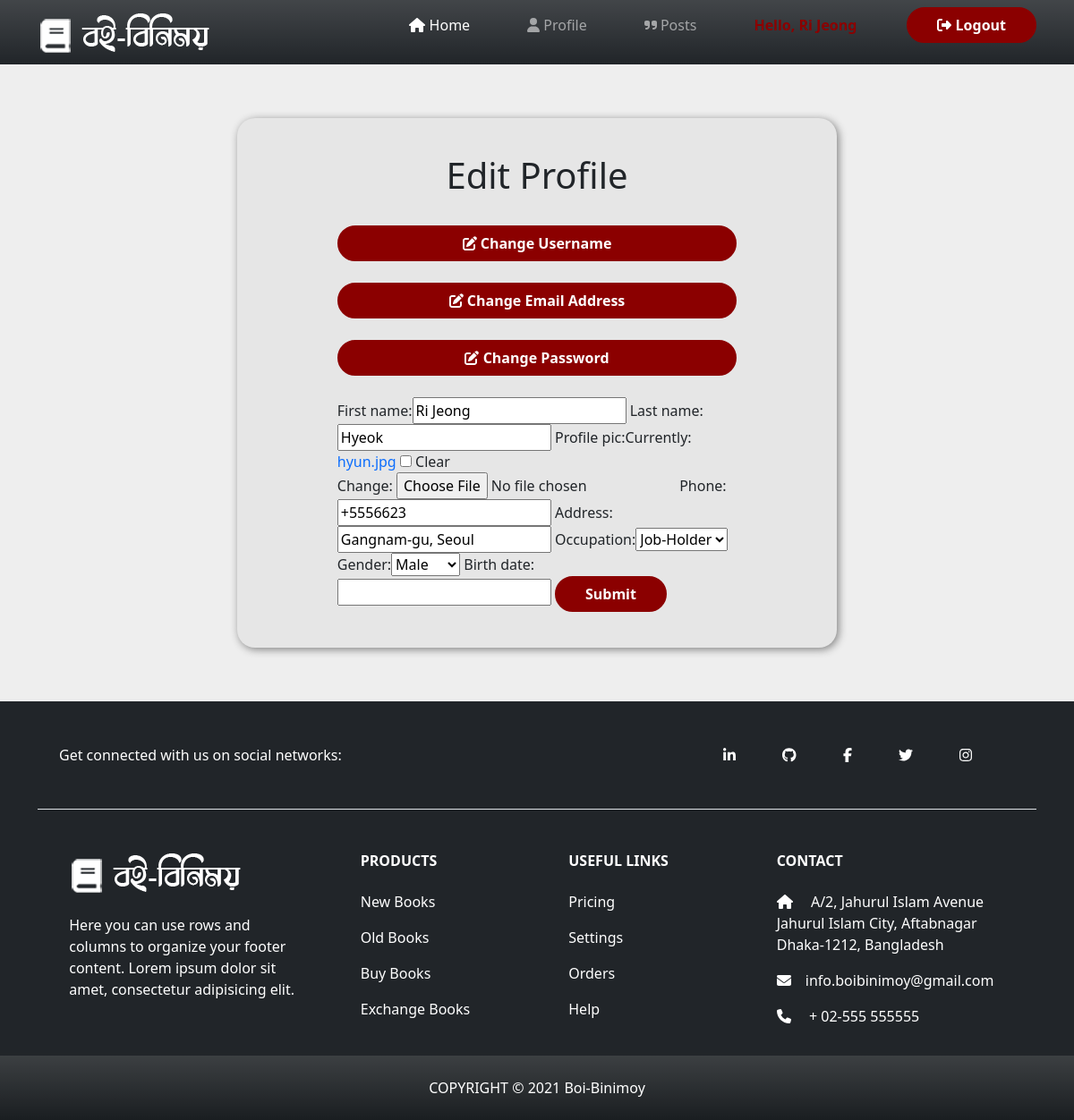
The page /edit-profile/ (signed in) on the database its author committed.
### users/models.py (models this page shows, shortened)
class Customer(models.Model):
    GENDER_TYPE = (
        ('Male','Male'),
        ('Female','Female'),
        ('Others','Others')
    )
    OCCUPATION_TYPE = (
        ('Student','Student'),
        ('Job-Holder','Job-Holder'),
    )
    username = models.OneToOneField(User, null=True, blank=True, on_delete=models.CASCADE)
    first_name = models.CharField(max_length=200, null=True, blank=True)
    last_name = models.CharField(max_length=200, null=True, blank=True)
    profile_pic = models.ImageField(default='profile-white.png', null=True, blank=True)
    phone = models.CharField(max_length=200, null=True, blank=True)
    email = models.CharField(max_length=200, null=True, blank=True)
    address = models.CharField(max_length=200, null=True, blank=True)
    occupation = models.CharField(max_length=50,choices=OCCUPATION_TYPE, null=True,blank=True)
    gender = models.CharField(max_length=50,choices=GENDER_TYPE, null=True,blank=True)
    birth_date = models.DateField(null=True, blank=True)
    created = models.DateTimeField(auto_now_add=True)
    updated = models.DateTimeField(auto_now=True)

### users/decorators.py (the view)
        def wrapper_func(request, *args, **kwargs):
            group = None
            if request.user.groups.exists():
                group = request.user.groups.all()[0].name
            if group in allowed_roles:
                return view_func(request, *args, **kwargs)
            else: return HttpResponse('You are not authorized to view this page')

### users/forms.py
class CustomerForm(ModelForm):
    class Meta:
        model = Customer
        fields = '__all__'
        exclude = ['username','email']

### users/views.py (called while the page is built, shortened)
@login_required(login_url='login')
@allowed_users(allowed_roles=['customer'])
def editUserProfile(request):
    customer = Customer.objects.get(username=request.user)
    myUser = User.objects.get(username=request.user)
    form = CustomerForm(instance=customer)
    context = {'myUser':request.user,'form':form}
    return render(request,'users/edit_user_profile.html',context)

### users/templates/users/edit_user_profile.html (shortened to what this page needs)
{% extends 'users/main.html' %}
{% load static %}
{% load bootstrap %}
{% block content %}
<div class="container">
    <div class="form-div">
        <h1 class="text-center">Edit Profile</h1><br>
        <a class="btn btn-darkred width-full" href='{% url "change-username" %}'><i class="fas fa-edit"></i> Change Username</a><br><br>
        <a class="btn btn-darkred width-full" href='{% url "change-email" %}'><i class="fas fa-edit"></i> Change Email Address</a><br><br>
        <a class="btn btn-darkred width-full" href='{% url "edit-user-profile" %}'><i class="fas fa-edit"></i> Change Password</a><br><br>
        <form method="POST" action="" enctype="multipart/form-data">
            {{ form|bootstrap }}
            <input class="btn btn--sub btn--lg  my-md btn-darkred" type="submit" value="Submit" />
        </form>
    </div>
</div>
{% endblock %}

### users/templates/users/navbar.html (shortened to what this page needs)
{% load static %}
<nav class="navbar navbar-expand-lg navbar-dark bg-dark bg-gradient">
    <div class="container">
      <a class="navbar-brand" href="{% url 'home' %}"><img src="{% static 'images/logo.png' %}" alt=""></a>
      <div>
          <div class="collapse navbar-collapse" id="navbarNav">
            <ul class="navbar-nav">
              <li class="nav-item">
                <a class="nav-link active" aria-current="page" href="{% url 'home' %}"><i class="fas fa-home"></i> Home</a>
              </li>
              {% if request.user.is_authenticated %}
              <li class="nav-item">
                <a class="nav-link" href='{% url "user-profile" %}'><i class="fas fa-user"></i> Profile</a>
              </li>
              <li class="nav-item">
                <a class="nav-link" href="#"><i class="fas fa-quote-right"></i> Posts</a>
              </li>
              {% endif %}
              {% if request.user.is_authenticated %}
              <li class="nav-item">
                <p class="nav-link active" style="color: darkred; font-weight: 700;">Hello, {{request.user.first_name}}</p>
              </li>
              <li class="nav-item">
                <a class="btn btn-darkred" href="{% url 'logout' %}"><i class="fas fa-sign-out-alt"></i> Logout</a>
              </li>
              {% else %}
              <li class="nav-item">
                <a class="btn btn-darkred" href="{% url 'login' %}"><i class="fas fa-sign-in-alt"></i> Login</a>
              </li>
              {% endif %}
            </ul>
          </div>
      </div>
    </div>
  </nav>

### static/css/style.css (style rules this page uses)
.width-full { width: 100%; }
.btn-darkred { font-weight: bold; color: white; background-color: darkred; border-radius: 1.5rem; border: 2px solid darkred; padding: 6px 32px; }
.nav-link { margin-right: 3rem; }
a { text-decoration: none; }
body { background:#eee; }
.form-div { background-color: rgb(230, 230, 230); margin: 60px 20%; padding: 40px 10%; border-radius: 20px; box-shadow: 2px 2px 10px gray; transition: 0.3s; }

### rows shown on the page
Customer: first_name "Ri Jeong", last_name "Hyeok", phone "+5556623", address "Gangnam-gu, Seoul", occupation "Job-Holder", gender "Male"

### other values the page prints
{{ request.user.first_name }} "Ri Jeong"
